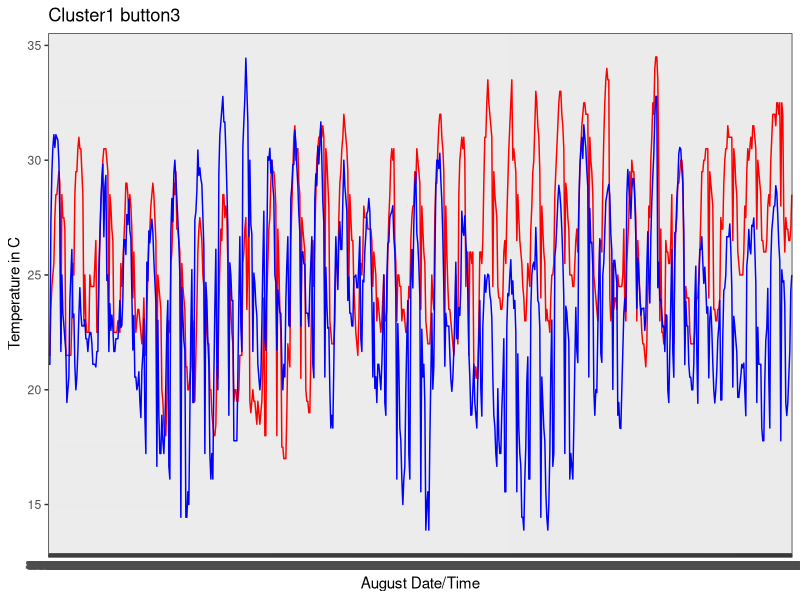
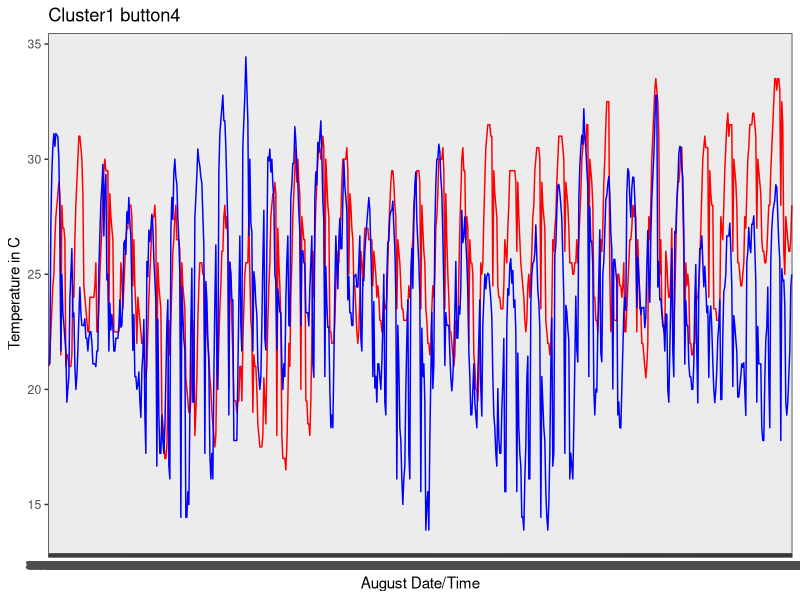
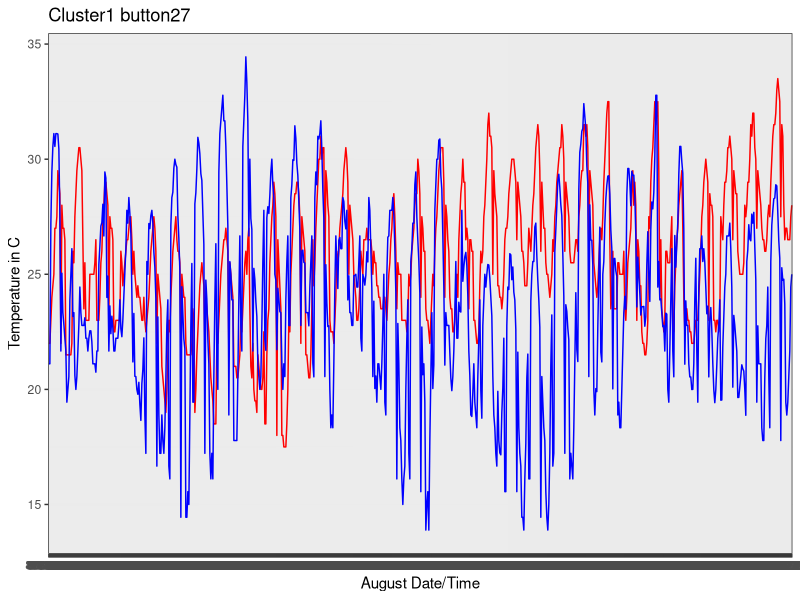
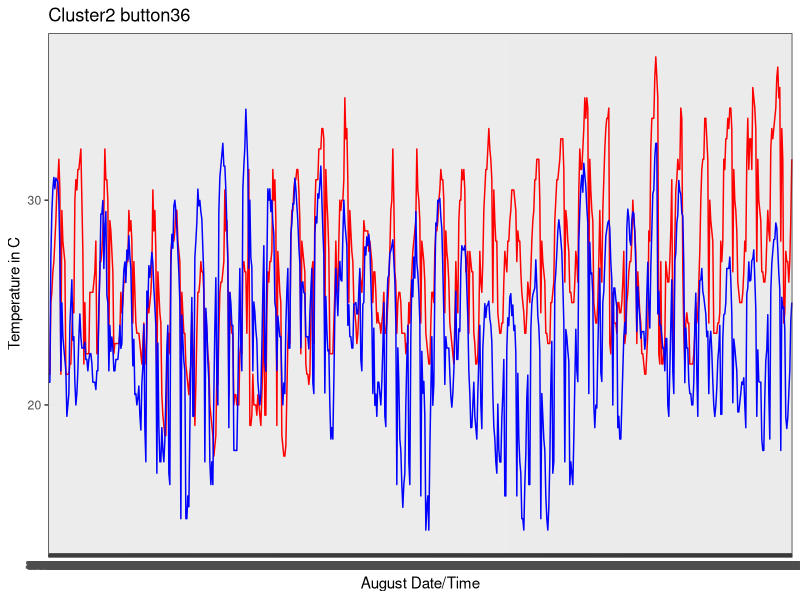
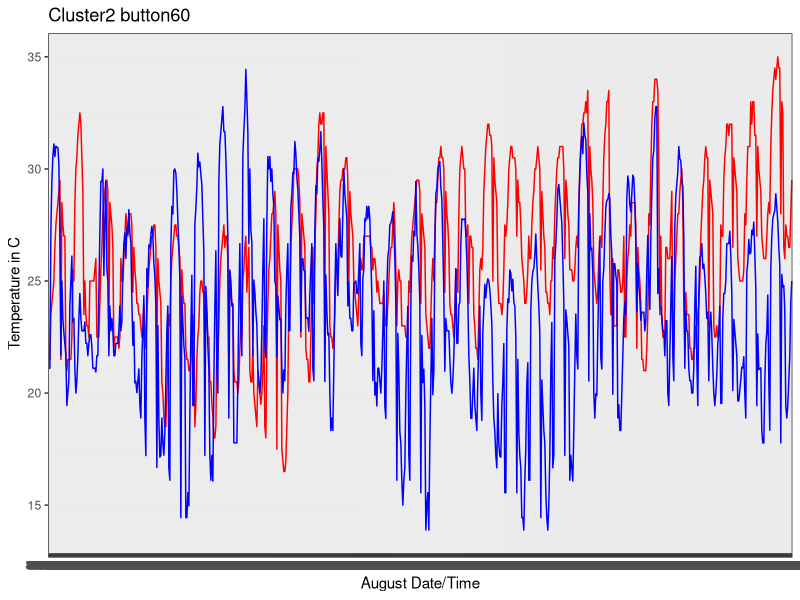
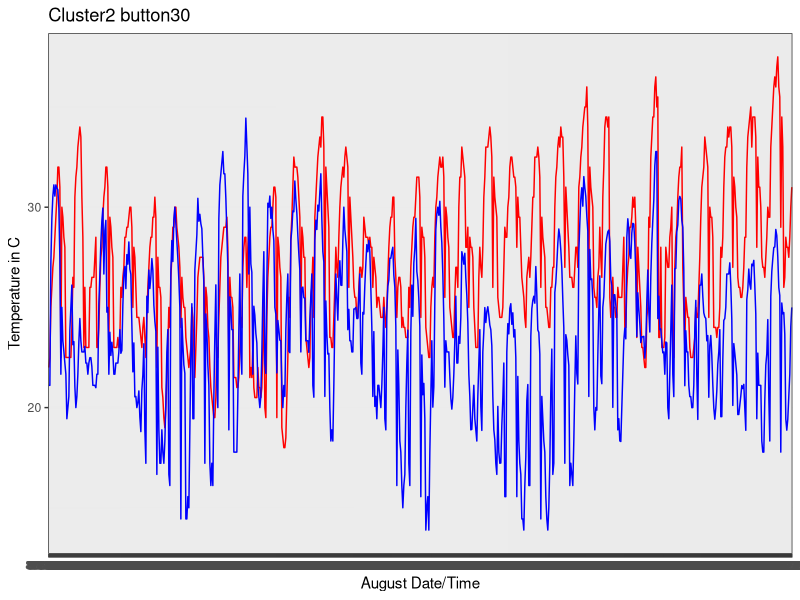
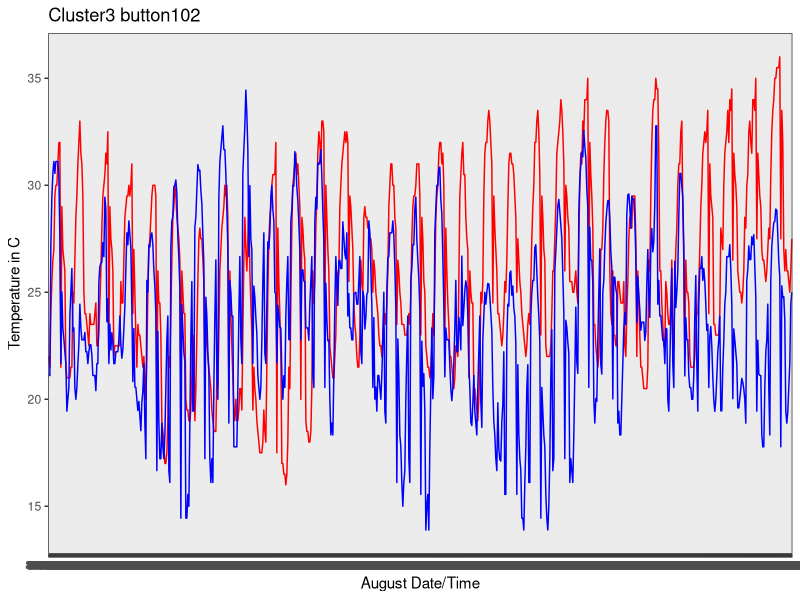
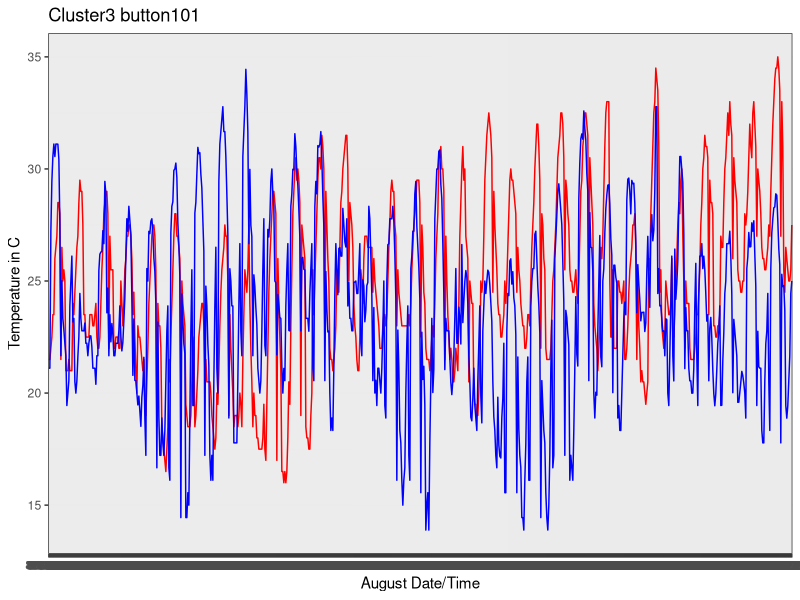

Write R code to recreate these figures, in order.
## ---- chunk 1
library(readxl)
library(ggplot2)
library(tidyverse)
button <- read_excel("Aug15Temp.xlsx")
compare <- button %>%
  ggplot(mapping = aes(x = DateTime, group = 1)) +
  geom_line(aes(y = button3), color = "red") +
  geom_line(aes(y = Tair3), color = "blue") +
  labs(
    title = "Cluster1 button3",
  ) +
  xlab("August Date/Time") +
  ylab("Temperature in C") +
  theme_bw()

compare

compare1 <- button %>%
  ggplot(mapping = aes(x = DateTime, group = 1)) +
  geom_line(aes(y = button4), color = "red") +
  geom_line(aes(y = Tair4), color = "blue") +
  labs(
    title = "Cluster1 button4",
  ) +
  xlab("August Date/Time") +
  ylab("Temperature in C") +
  theme_bw()

compare1

compare2 <- button %>%
  ggplot(mapping = aes(x = DateTime, group = 1)) +
  geom_line(aes(y = button27), color = "red") +
  geom_line(aes(y = Tair27), color = "blue") +
  labs(
    title = "Cluster1 button27",
  ) +
  xlab("August Date/Time") +
  ylab("Temperature in C") +
  theme_bw()

compare2

compare3 <- button %>%
  ggplot(mapping = aes(x = DateTime, group = 1)) +
  geom_line(aes(y = button36), color = "red") +
  geom_line(aes(y = Tair36), color = "blue") +
  labs(
    title = "Cluster2 button36",
  ) +
  xlab("August Date/Time") +
  ylab("Temperature in C") +
  theme_bw()

compare3

compare4 <- button %>%
  ggplot(mapping = aes(x = DateTime, group = 1)) +
  geom_line(aes(y = button60), color = "red") +
  geom_line(aes(y = Tair60), color = "blue") +
  labs(
    title = "Cluster2 button60",
  ) +
  xlab("August Date/Time") +
  ylab("Temperature in C") +
  theme_bw()

compare4

compare5 <- button %>%
  ggplot(mapping = aes(x = DateTime, group = 1)) +
  geom_line(aes(y = button30), color = "red") +
  geom_line(aes(y = Tair30), color = "blue") +
  labs(
    title = "Cluster2 button30",
  ) +
  xlab("August Date/Time") +
  ylab("Temperature in C") +
  theme_bw()

compare5

compare6 <- button %>%
  ggplot(mapping = aes(x = DateTime, group = 1)) +
  geom_line(aes(y = button102), color = "red") +
  geom_line(aes(y = Tair102), color = "blue") +
  labs(
    title = "Cluster3 button102",
  ) +
  xlab("August Date/Time") +
  ylab("Temperature in C") +
  theme_bw()

compare6

compare7 <- button %>%
  ggplot(mapping = aes(x = DateTime, group = 1)) +
  geom_line(aes(y = button101), color = "red") +
  geom_line(aes(y = Tair101), color = "blue") +
  labs(
    title = "Cluster3 button101",
  ) +
  xlab("August Date/Time") +
  ylab("Temperature in C") +
  theme_bw()

compare7

compare8 <- button %>%
  ggplot(mapping = aes(x = DateTime, group = 1)) +
  geom_line(aes(y = button16), color = "red") +
  geom_line(aes(y = Tair16), color = "blue") +
  labs(
    title = "Cluster4 button16",
  ) +
  xlab("August Date/Time") +
  ylab("Temperature in C") +
  theme_bw()

compare8

compare9 <- button %>%
  ggplot(mapping = aes(x = DateTime, group = 1)) +
  geom_line(aes(y = button17), color = "red") +
  geom_line(aes(y = Tair17), color = "blue") +
  labs(
    title = "Cluster4 button17",
  ) +
  xlab("August Date/Time") +
  ylab("Temperature in C") +
  theme_bw()

compare9



